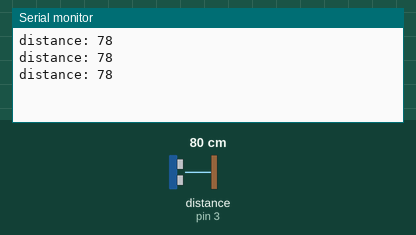
The sketch below on a simulated Arduino Uno, built with avr-gcc and run on an emulated ATmega328P. Parts: the last lines printed to the serial monitor. Wiring (inferred from the names in the program): ultrasonic range finder: trigger pin 2; echo pin 3. Inputs (shaded band) come from the test bench; at power-on: distance to the obstacle (sensor on pin 3) 80 cm. The echo pulse lasts 58.3 µs per cm.

Above: at 1.3 s.
1.4 s: distance to the obstacle (sensor on pin 3) set to 2 cm
At 1.9 s:
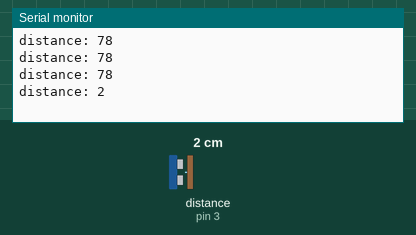
2.9 s: distance to the obstacle (sensor on pin 3) set to 4 cm
At 3.4 s:
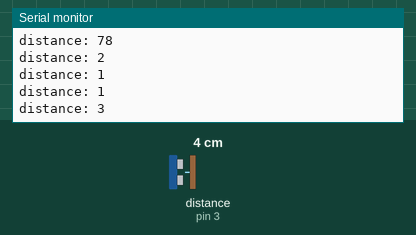
Timing chart, 0 to 5.9 s (numbered marks = the images above; inputs shaded):
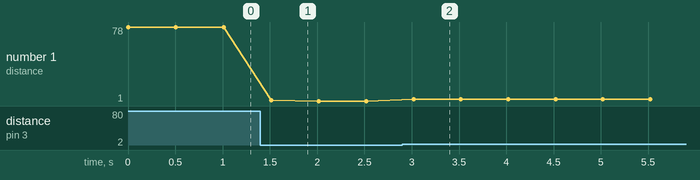

The sketch:

distanceSensor.ino
```cpp
int trigPin = 2;    // Trigger
int echoPin = 3;    // Echo

long calculateDistance(){
  long duration, cm;
  int goodRead = 0;
  while(goodRead == 0){
    digitalWrite(trigPin, LOW);
    delayMicroseconds(5);
    digitalWrite(trigPin, HIGH);
    delayMicroseconds(10);
    digitalWrite(trigPin, LOW);
    duration = pulseIn(echoPin, HIGH);
    cm = duration*0.034/2;
    if(cm < 300)
      goodRead = 1;
  }
  return cm;
}

void setup() {
  // put your setup code here, to run once:
  Serial.begin(9600);
  pinMode(trigPin, OUTPUT);
  pinMode(echoPin, INPUT);
}

void loop() {
  // put your main code here, to run repeatedly:
  Serial.print("distance: ");
  Serial.println(calculateDistance());
  delay(500);
}
```

Measured:
- after the input at 1.4 s, the serial monitor: prints a new line after 0.12 s (image 1)
- after the input at 2.9 s, the serial monitor: prints a new line after 0.12 s (image 2)
- plotted number 1: 78 → 1 after the input at 1.4 s, 1 → 3 after the input at 2.9 s
